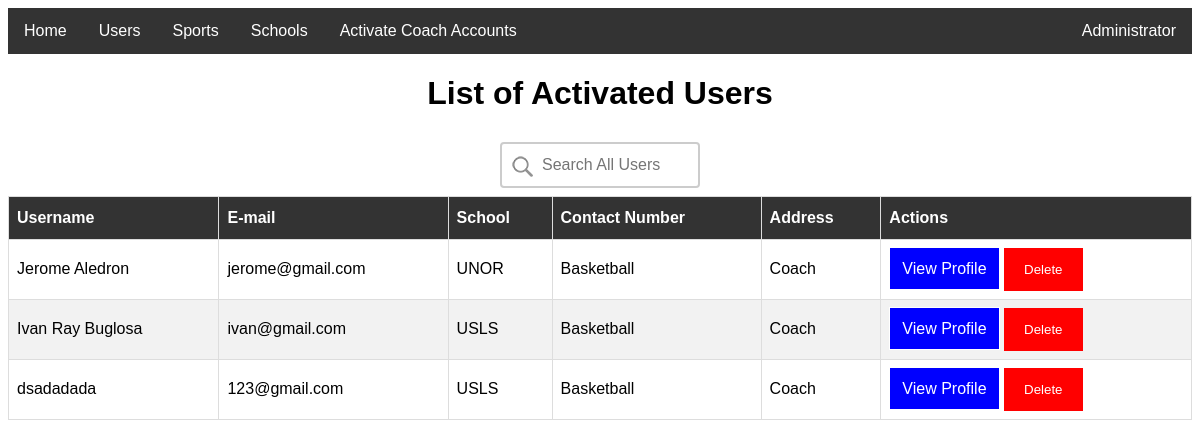
Before: /index.php (signed in) with the older database file.
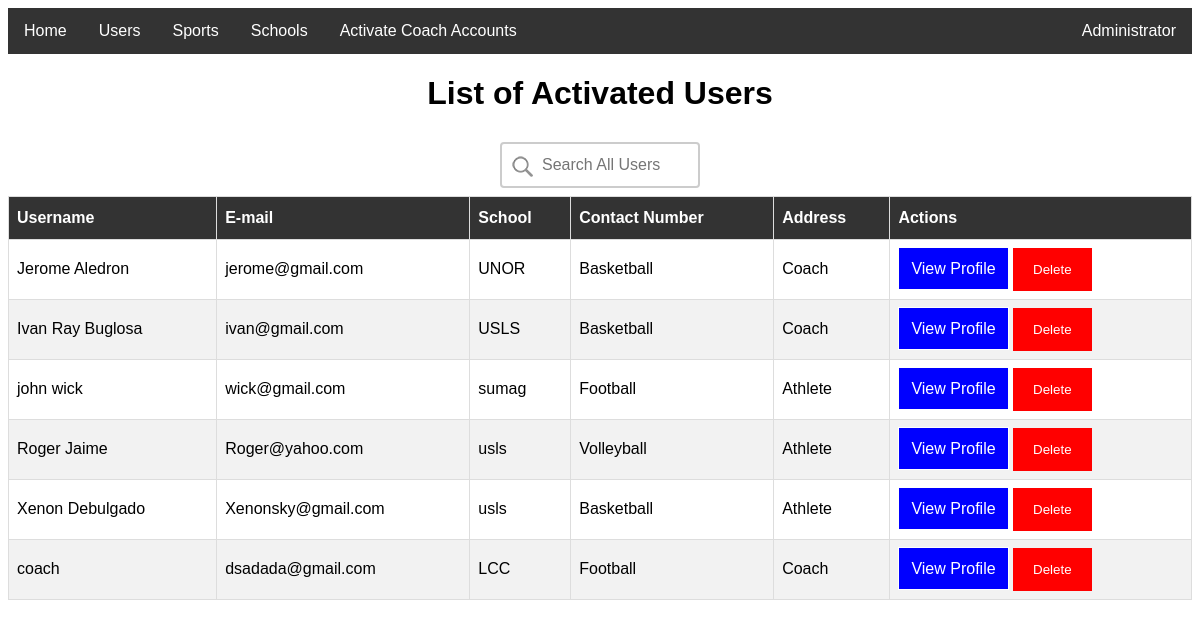
After: the same page with the newer database file.
### tables this page shows
CREATE TABLE `users` (
  `id` int(20) NOT NULL,
  `name` varchar(70) NOT NULL,
  `password` varchar(40) NOT NULL,
  `email` varchar(50) NOT NULL,
  `school` varchar(100) DEFAULT NULL,
  `previous_school` text,
  `contact` varchar(20) DEFAULT NULL,
  `address` varchar(100) DEFAULT NULL,
  `created_at` datetime NOT NULL,
  `updated_at` datetime NOT NULL,
  `type` text NOT NULL,
  `sport` text,
  `status` text NOT NULL
);

### web_db.php (called while the page is built, shortened)
<?php
$dbHost = 'localhost';
$dbName = 'android_db';
$dbUser = 'root';
$dbPass = '';
    try {
        $config = new PDO("mysql:host={$dbHost};dbname={$dbName}",$dbUser,$dbPass);
        $config->setAttribute(PDO::ATTR_ERRMODE,PDO::ERRMODE_EXCEPTION);
    } catch(PDOException $e) {
        echo $e->getMessage();
    }
    include_once('web_config.php');
    $pdo = new Config($config);
?>

### authentication.php (called while the page is built, shortened)
<?php
            $email = $_SESSION['email'];
            $current_user = $pdo->checkEmail($email);
?>

### web_config.php (called while the page is built, shortened)
<?php
    class Config {
        private $db;
        function __construct($config){
            $this->db = $config;
        }
        public function checkEmail($email){
            try{
                $query = $this->db->prepare("SELECT * from users where email=:email");
                $query->bindparam(":email", $email);
                $query->execute();
                return $request = $query->fetch();
            }catch(Exception $e){
                echo $e->getMessage();
                return false;
            }
        }
        public function fetchUsers(){
            try{
                $query = $this->db->prepare("SELECT * from users WHERE type!='Admin'");
                $query->execute();
                return $request = $query->fetchAll();
            }catch(Exception $e){
                echo $e->getMessage();
                return false;
            }
        }
    }
?>

### index.php (the view, shortened to what this page needs)
<?php
    include_once('web_db.php');
    include_once('authentication.php');
?>
<html>
    <head>
        <link href="styles.css" rel="stylesheet" />
    </head>
    <body>
        <?php include('navbar.php') ?>
        <?php
            if($current_user['type'] == 'Admin'){?>
            <center>
            <h1>List of Activated Users</h1>
            <form method="post">
                <input type="text" name="search" placeholder="Search All Users">
            </form>
            <?php
                if(isset($_POST['search']) && $current_user['type'] == 'Admin'){
                    $search = $_POST['search'];
            ?>
                <table id="users">
                    <thead>
                        <tr>
                            <th>Username</th>
                            <th>E-mail</th>
                            <th>School</th>
                            <th>Contact Number</th>
                            <th>Address</th>
                            <th>Actions</th>
                        <tr>
                </thead>
                <tbody>
                    <?php
                        $searchUsers = $pdo->searchUser($search);
                        if(is_array($searchUsers) && !empty($searchUsers)){
                            foreach($searchUsers as $searchUser){
                    ?>
                    <tr>
                        <td><?php echo $searchUser['name']; ?></td>
                        <td><?php echo $searchUser['email']; ?></td>
                        <td>
                            <?php if(!empty($searchUser['school'])){
                                echo $searchUser['school'];
                            }else{
                                echo $searchUser['previous_school'];
                            } ?></td>
                        <td><?php echo $searchUser['sport']; ?></td>
                        <td><?php echo $searchUser['type']; ?></td>
                        <td>
                            <a class="view-profile" href="userProfile.php?id=<?php echo $searchUser['id']?>">View Profile</a>
                            <form method="post" class="delete-form">
                                <input type="hidden" name="id" value="<?php echo $searchUser['id']?>"/>
                                <button class="delete-button" type="submit" name="delete">Delete</button>
                            </form>
                        </td>
                    </tr>
                    <?php } }?>
                </tbody>
                </table>
            <?php }else{ ?>
                <table id="users">
                    <thead>
                        <tr>
                            <th>Username</th>
                            <th>E-mail</th>
                            <th>School</th>
                            <th>Contact Number</th>
                            <th>Address</th>
                            <th>Actions</th>
                </thead>
                <tbody>
                    <?php
                        $users = $pdo->fetchUsers();
                        if(is_array($users) && !empty($users)){
                            foreach($users as $user){
                    ?>
                    <tr>
                        <td><?php echo $user['name']; ?></td>
                        <td><?php echo $user['email']; ?></td>
                        <td>
                            <?php if(!empty($user['school'])){
                                echo $user['school'];
                            }else{
                                echo $user['previous_school'];
                            } ?></td>
                        <td><?php echo $user['sport']; ?></td>
                        <td><?php echo $user['type']; ?></td>
                        <td>
                            <a class="view-profile" href="userProfile.php?id=<?php echo $user['id']?>">View Profile</a>
                            <form method="post" class="delete-form">
                                <button class="delete-button" type="submit" name="delete">Delete</button>
                            </form>
                        </td>
                    </tr>
                    <?php } }?>
                </tbody>
                </table>
            <?php } ?>
            </center>
        <?php } ?>
    </body>
</html>

### navbar.php (shortened to what this page needs)
<div class="navbar">
    <a href="home.php">Home</a>
    <?php
        if($current_user['type'] == 'Admin'){
    ?>
        <a href="index.php">Users</a>
    <?php }else{ ?>
        <a href="index.php"><?php echo $current_user['sport'];?> Athletes</a>
    <?php } ?>
    <?php
        if($current_user['type'] == 'Admin'){
    ?>
        <div class="dropdown">
            <button class="dropbtn" onclick="sportDropDown()">Sports</button>
        </div>
        <div class="dropdown">
            <button class="dropbtn" onclick="schoolDropdown()">Schools</button>
        </div>
    <?php }?>
        <?php if($current_user['type'] == 'Admin'){ ?>
            <a href="DeactivatedUsers.php" class="user-profile">Activate Coach Accounts</a>
        <?php } ?>
        <div class="dropdown user-profile">
            <button class="dropbtn" onclick="profileDropdown()"><?php echo $current_user['name']?></button>
        </div>
</div>

### styles.css (style rules this page uses)
body { font-family: Arial, sans-serif; }
form { margin: auto; }
.delete-form { display: inline-block; }
input[type=email], input[type=password], input[type=text] { width: 100%; padding: 12px 20px; margin: 8px 0; display: inline-block; border: 1px solid #ccc; box-sizing: border-box; }
.delete-button { background-color: red; color: white; padding: 14px 20px; border: none; cursor: pointer; }
#users { font-family: "Trebuchet MS", Arial, Helvetica, sans-serif; border-collapse: collapse; width: 100%; }
#users td, #users th { border: 1px solid #ddd; padding: 8px; }
#users tr:nth-child(even) { background-color: #f2f2f2; }
#users th { padding-top: 12px; padding-bottom: 12px; text-align: left; background-color: #333; color: white; }
.navbar { overflow: hidden; background-color: #333; font-family: Arial, sans-serif; }
.navbar a { float: left; font-size: 16px; color: white; text-align: center; padding: 14px 16px; text-decoration: none; }
.dropdown { float: left; overflow: hidden; }
.dropdown .dropbtn { cursor: pointer; font-size: 16px; border: none; outline: none; color: white; padding: 14px 16px; background-color: inherit; font-family: inherit; margin: 0; }
.user-profile { float: right; }
.view-profile { text-decoration: none; color: white; background-color: blue; border: 1px solid; padding: 12px 12px; }

### index.php (style rules this page uses)
input[type=text] { width: 200px; box-sizing: border-box; border: 2px solid #ccc; border-radius: 4px; font-size: 16px; background-color: white; background-image: url('images/search.png'); background-position: 5px 7px; background-repeat: no-repeat; padding: 12px 20px 12px 40px; -webkit-transition: width 0.4s ease-in-out; transition: width 0.4s ease-in-out; }

Changed rows visible on the page:
removed users: name "dsadadada", email "123@gmail.com", school "USLS", sport "Basketball", type "Coach"
added users: name "john wick", email "wick@gmail.com", previous_school "sumag", sport "Football", type "Athlete"
added users: name "Roger Jaime", email "Roger@yahoo.com", previous_school "usls", sport "Volleyball", type "Athlete"
added users: name "Xenon Debulgado", email "Xenonsky@gmail.com", previous_school "usls", sport "Basketball", type "Athlete"
added users: name "coach", email "dsadada@gmail.com", school "LCC", sport "Football", type "Coach"
